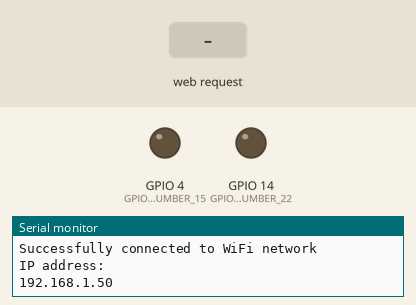
Recording of a sketch running on a simulated ESP32. On the bench: output pins drawn as LEDs (lit = HIGH), the last lines printed to the serial monitor. The inputs (shaded band) are chosen by the test bench. WiFi joins after 1.5 s; servers stay silent unless stated.

Above: at 13.4 s.
13.5 s: HTTP request GET /?LED0=ON received
At 14.3 s:
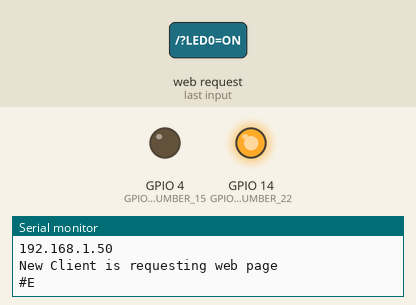
16.5 s: HTTP request GET /?LED1=ON received
At 19.4 s:
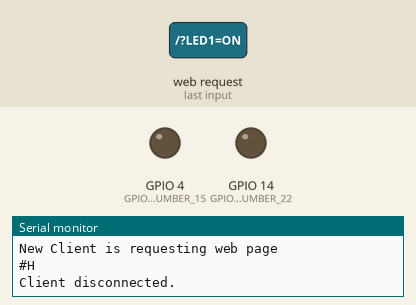
Timing chart, 0 to 20.9 s (numbered marks = the images above; inputs shaded):
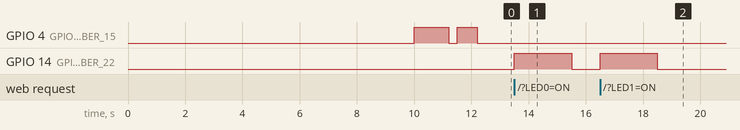

Measured:
- after the input at 13.5 s, GPIO 14 (GPIO_PIN_NUMBER_22): LOW → HIGH at once, → LOW 2.0 s later
- after the input at 16.5 s, GPIO 14 (GPIO_PIN_NUMBER_22): LOW → HIGH at once, → LOW 2.0 s later

The sketch:

sketch_apr27b.ino
```cpp
#include <WiFi.h>

const char* WIFI_NAME= "MiFibra-1292";
const char* WIFI_PASSWORD = "yKPbvzF2";
//const char* WIFI_NAME= "devPablo2_4";
//const char* WIFI_PASSWORD = "goodlife";

// the IP address for the shield:
//IPAddress ip(192, 168, 0, 177);
WiFiServer server(80);

String header;

String LED_ONE_STATE = "off";
String LED_TWO_STATE = "off";
String LED_THREE_STATE = "off";


const int GPIO_PIN_NUMBER_22 = 14;
const int GPIO_PIN_NUMBER_23 = 14;
const int GPIO_PIN_NUMBER_15 = 4;

int status = WL_IDLE_STATUS;

void setup() {
  Serial.begin(115200);
  pinMode(GPIO_PIN_NUMBER_22, OUTPUT);
  //pinMode(GPIO_PIN_NUMBER_23, OUTPUT);
  pinMode(GPIO_PIN_NUMBER_15, OUTPUT);

  digitalWrite(GPIO_PIN_NUMBER_22, LOW);
  //digitalWrite(GPIO_PIN_NUMBER_23, LOW);
  digitalWrite(GPIO_PIN_NUMBER_15, LOW);


  //WiFi.config(ip);

  Serial.print("Connecting to ");
  Serial.println(WIFI_NAME);
  //Serial.print("Connecting to ip: ");
  //Serial.println(ip);

  WiFi.begin(WIFI_NAME, WIFI_PASSWORD);


  int state = HIGH;
  while (WiFi.status() != WL_CONNECTED) {

      Serial.print("estado:  ");
      Serial.println(WiFi.status());
      delay(10000);

      digitalWrite(GPIO_PIN_NUMBER_15, state);
      if (state == HIGH) {
        state = LOW;
        }
      else{
        state = HIGH;
      }

     Serial.print("Trying to connect to Wifi Network");
  }

      delay(500);
    digitalWrite(GPIO_PIN_NUMBER_15, HIGH);
        delay(700);
    digitalWrite(GPIO_PIN_NUMBER_15, LOW);
        delay(300);
    digitalWrite(GPIO_PIN_NUMBER_15, HIGH);
        delay(700);
    digitalWrite(GPIO_PIN_NUMBER_15, LOW);


  Serial.println("");
  Serial.println("Successfully connected to WiFi network");
  Serial.println("IP address: ");
  Serial.println(WiFi.localIP());
  server.begin();
}

void loop(){
  WiFiClient client = server.available();
  if (client) {
    Serial.println("New Client is requesting web page");
    String current_data_line = "";
    while (client.connected() || client.available()) {
      if (client.available()) {
        char new_byte = client.read();
        //Serial.write(new_byte);
        header += new_byte;
        if (new_byte == '\n') {

          if (current_data_line.length() == 0)
          {

            client.println("HTTP/1.1 200 OK");
            client.println("Content-type:text/html");
            client.println("Connection: close");
            client.println();

            if (header.indexOf("LED0=ON") != -1)
            {
              Serial.println("#E");
                digitalWrite(GPIO_PIN_NUMBER_22, HIGH);
                delay(2000);
                digitalWrite(GPIO_PIN_NUMBER_22, LOW);
            }

            if (header.indexOf("LED1=ON") != -1)
            {
                Serial.println("#H");
                digitalWrite(GPIO_PIN_NUMBER_23, HIGH);
                delay(2000);
                digitalWrite(GPIO_PIN_NUMBER_23, LOW);
            }

            client.println("<!DOCTYPE html><html>");
            client.println("<head><meta name=\"viewport\" content=\"width=device-width, initial-scale=1\">");
            client.println("<link rel=\"icon\" href=\"data:,\">");
            client.println("<style>html { font-family: Helvetica; display: inline-block; margin: 0px auto; text-align: center;}");
            client.println(".button { background-color: #4CAF50; border: 2px solid #4CAF50;; color: white; padding: 15px 32px; text-align: center; text-decoration: none; display: inline-block; font-size: 16px; margin: 4px 2px; cursor: pointer; }");
            client.println("text-decoration: none; font-size: 30px; margin: 2px; cursor: pointer;}");
            // Web Page Heading
            client.println("</style></head>");
            client.println("<body><center><h1>Control de acceso</h1></center>");
            client.println("<form><center>");
            client.println("<p> Entrada del edificio </p>");
            // If the PIN_NUMBER_22State is off, it displays the ON button
             client.println("<center> <button class=\"button\" name=\"LED0\" value=\"ON\" type=\"submit\">Abrir entrada</button>") ;
             client.println("<br><br>");
             client.println("<p>Entrada de la casa.. Peligro!!</p>");
             client.println("<button class=\"button\" name=\"LED1\" value=\"ON\" type=\"submit\">Abrir Puerta</button>");
             client.println("<br><br>");

            client.println("</center></form></body></html>");
            client.println();
            break;
          }
          else
          {
            current_data_line = "";
          }
        }
        else if (new_byte != '\r')
        {
          current_data_line += new_byte;
        }
      }
    }
    // Clear the header variable
    header = "";
    // Close the connection
    client.stop();
    Serial.println("Client disconnected.");
    Serial.println("");
  }
}
```
